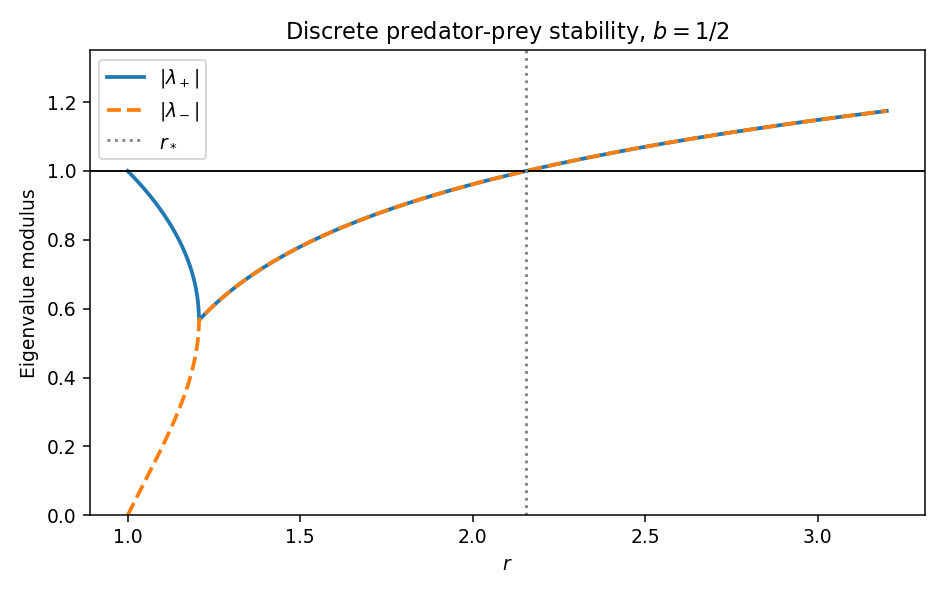

Write the Python code that produced this figure.
"""Eigenvalue moduli; Python 3.14.4, numpy 2.3.5, matplotlib 3.10.7.
Write the PNG basename to caller CWD; respect caller MPLCONFIGDIR.
"""
import numpy as np
import matplotlib
matplotlib.use('Agg')
import matplotlib.pyplot as plt


def main():
    b = 0.5
    r = np.linspace(1.000001, 3.2, 1200)
    n = r*np.log(r)/(r-b)
    tau = 1+b*n/r
    root = np.lib.scimath.sqrt(tau*tau-4*n)
    lo, hi = 1.000001, np.e
    for _ in range(60):
        mid = (lo+hi)/2
        if mid*np.log(mid)/(mid-b) < 1:
            lo = mid
        else:
            hi = mid
    crit = (lo+hi)/2
    fig, ax = plt.subplots(figsize=(7, 4.4), facecolor='white')
    ax.set_facecolor('white')
    ax.plot(r, np.abs((tau+root)/2), label=r'$|\lambda_+|$', lw=2)
    ax.plot(r, np.abs((tau-root)/2), '--', label=r'$|\lambda_-|$', lw=2)
    ax.axhline(1, color='black', lw=1)
    ax.axvline(crit, color='0.5', ls=':', label=r'$r_*$')
    ax.set(xlabel=r'$r$', ylabel='Eigenvalue modulus', ylim=(0, 1.35),
           title=r'Discrete predator-prey stability, $b=1/2$')
    ax.legend()
    fig.tight_layout()
    fig.savefig('paper-2-predator-eigenvalues.png', dpi=135, facecolor='white', transparent=False)
    plt.close(fig)


if __name__ == '__main__':
    main()
